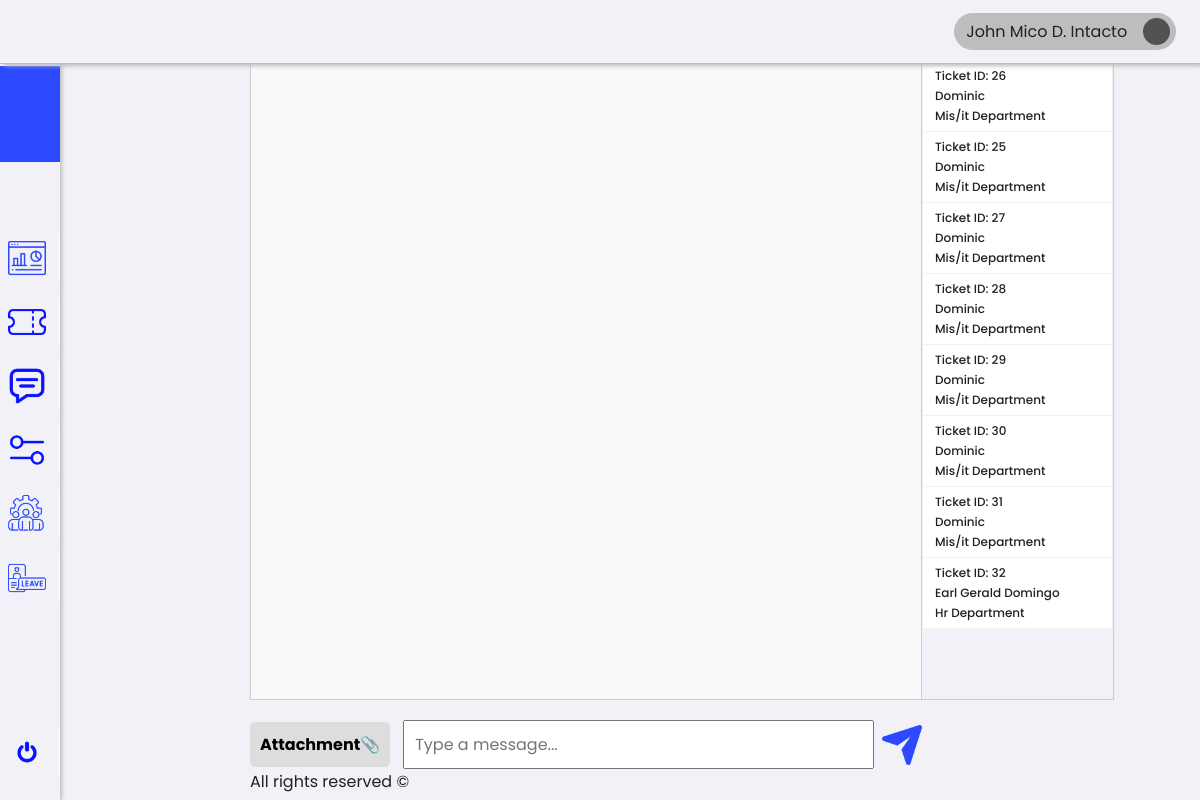
The page /1/hrAdmin/message.php (signed in) on the database as committed earlier.
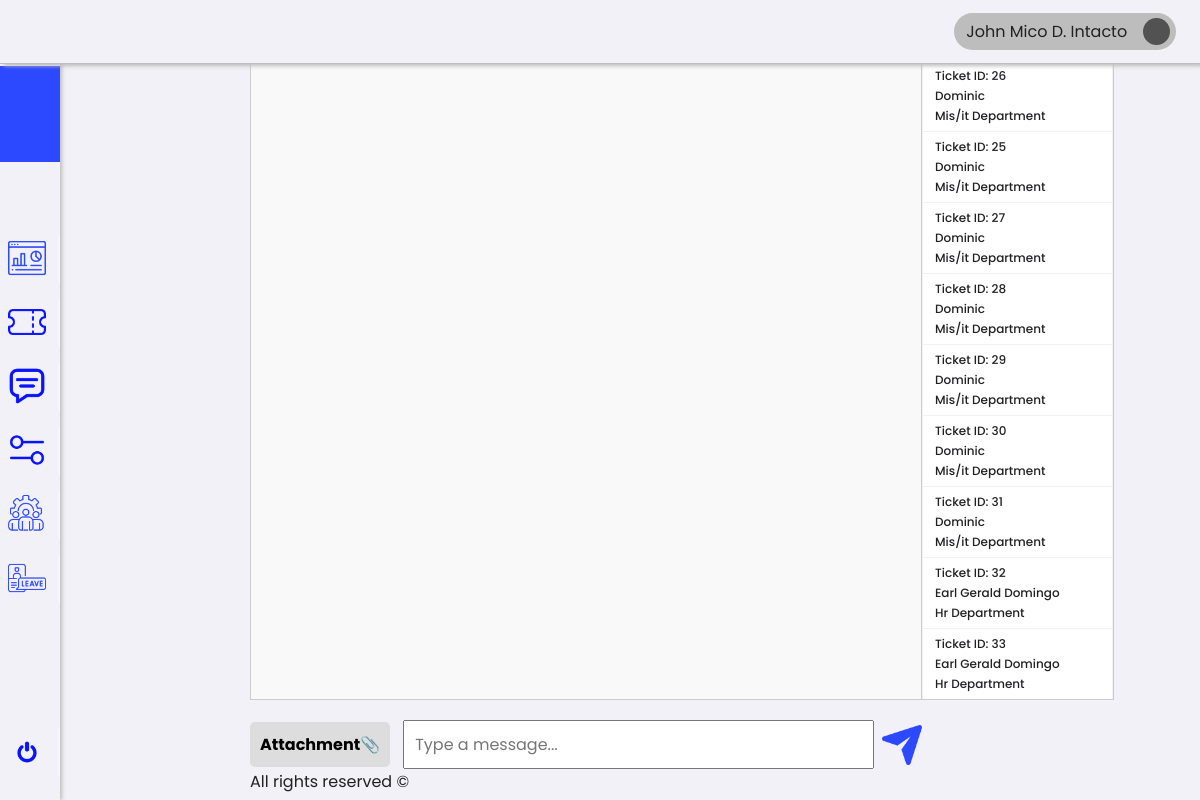
The same page on the database as committed later.
### tables this page shows
CREATE TABLE `tickets` (
  `id` int(11) NOT NULL,
  `employee_id` int(11) NOT NULL,
  `subject` varchar(255) NOT NULL,
  `description` text NOT NULL,
  `status` enum('Open','In Progress','Resolved','Closed') DEFAULT 'Open',
  `priority` enum('Low','Medium','High') DEFAULT 'Low',
  `category_id` int(11) NOT NULL,
  `assigned_to` int(11) DEFAULT NULL,
  `created_at` timestamp NOT NULL DEFAULT current_timestamp(),
  `start_at` timestamp NULL DEFAULT NULL,
  `updated_at` timestamp NULL DEFAULT NULL,
  `leave_type_id` int(11) DEFAULT NULL,
  `leave_request_id` int(11) DEFAULT NULL
);

CREATE TABLE `users` (
  `id` int(11) NOT NULL,
  `name` varchar(255) NOT NULL,
  `email` varchar(255) NOT NULL,
  `password` varchar(255) NOT NULL,
  `role` enum('Employee','HR','HR HEAD','Admin','Super Admin') NOT NULL,
  `department` varchar(255) DEFAULT NULL,
  `status` enum('Active','Inactive') NOT NULL,
  `created_at` timestamp NOT NULL DEFAULT current_timestamp()
);

### 1/hrAdmin/message.php (the view, shortened to what this page needs)
<!DOCTYPE html>
<html lang="en">
<head>
    <link rel="stylesheet" href="../../assets/css/framework.css">
    <link rel="stylesheet" href="../../assets/css/message.css">
</head>
<body>
    <div class="container">
    <div class="sideNav">
            <div class="sideNavLogo img-cover"></div>
            <div class="navBtn">
                <div class="navBtnIcon img-contain" style="background-image: url(../../assets/images/icons/dashboard.png);"></div>
            </div>
            <div class="navBtn">
                <div class="navBtnIcon img-contain" style="background-image: url(../../assets/images/icons/ticket.png);"></div>
            </div>
            <div class="navBtn">
                <div class="navBtnIcon img-contain" style="background-image: url(../../assets/images/icons/chat.png);"></div>
            </div>
            <div class="navBtn">
                <div class="navBtnIcon img-contain" style="background-image: url(../../assets/images/icons/settings.png);"></div>
            </div>
            <div class="navBtn">
                <div class="navBtnIcon img-contain" style="background-image: url(../../assets/images/icons/management.png);"></div>
            </div>
            <div class="navBtn">
                <div class="navBtnIcon img-contain" style="background-image: url(../../assets/images/icons/leave.png);"></div>
            </div>
            <div class="navBtn">
                <div class="navBtnIcon img-contain" style="background-image: url(../../assets/images/icons/switch.png);"></div>
            </div>
        </div>
        <div class="content">
            <div class="topNav">
                <div class="account">
                    <div class="accountName">John Doe</div>
                    <div class="accountIcon img-contain"></div>
                </div>
            </div>
            <div class="main-convo">
                <div class="container-convo">
                    <div class="chatbox-container">
                        <div class="chat-container" id="chatbox">
                        </div>
                        <div class="input-area">
                            <div class="attach" id="attach">Attachment📎</div>
                            <input type="text" id="message" placeholder="Type a message...">
                            <button id="sendmesageBtn" aria-label="Send Message" style="width: 40px; height: 40px; border: none; background-color: transparent; padding: 0;">
                                <img src="../../assets/images/icons/send.png" style="width: 100%; height: 100%; object-fit: contain;">
                            </button>
                        </div>
                    </div>
                    <div class="cards-container">
                        <?php
                        require_once '../../0/includes/db.php';
                        try {
                            $stmt = $pdo->prepare("
            SELECT
                t.id,
                t.subject,
                u2.department, -- Fetch the department from the user who created the ticket
                t.description,
                t.priority,
                t.status,
                t.created_at,
                COALESCE(u1.name, 'Unassigned') AS assigned_name, -- Assigned to
                u2.name AS employee_name -- Employee who created the ticket
            FROM tickets t
            LEFT JOIN users u1 ON t.assigned_to = u1.id -- Join to get the assigned user's name
            LEFT JOIN users u2 ON t.employee_id = u2.id -- Join to get the employee's name and department
            ORDER BY t.updated_at DESC; -- Sort by newest update
        ");
                            $stmt->execute();
                            $tickets = $stmt->fetchAll(PDO::FETCH_ASSOC);
                            if ($tickets) {
                                foreach ($tickets as $index => $ticket) {
                                    echo '<div class="card card-' . (($index % 4) + 1) . '"
                      data-ticket-id="' . htmlspecialchars($ticket['id']) . '">';
                                    echo '<h1>Ticket ID: ' . htmlspecialchars($ticket['id']) . '</h1>';
                                    echo '<h1>' . ucwords(strtolower(htmlspecialchars($ticket['employee_name'] ?? 'N/A'))) . '</h1>';
                                    echo '<h1>' . ucwords(strtolower(htmlspecialchars($ticket['department'] ?? 'N/A'))) . '</h1>';
                                    echo '</div>';
                                }
                            } else {
                                echo '<p>No tickets found.</p>';
                            }
                        } catch (PDOException $e) {
                            echo 'Error fetching tickets: ' . $e->getMessage();
                        }
                        ?>
                    </div>
                    <br><br>
                    <div class="footer" style="text-align: center;">
                        <p>All rights reserved ©</p>
                    </div>
                </div>
            </div>
        </div>
</body>
</html>

Rows that differ between the two databases and show on the page:
added tickets: id "33", employee.name "Earl Gerald Domingo", employee.department "Hr Department"
